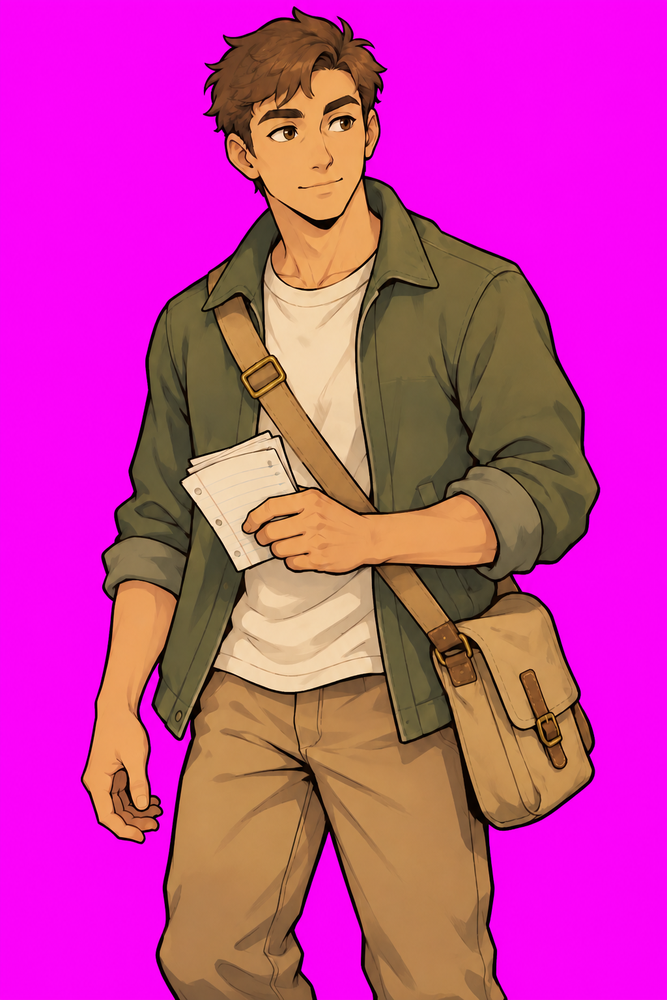
#> input picture art/source/campus/illustrated_v01/alex-matte.png, 667 x 1000 px, shrunk from 1024 x 1536 before the run; its folder holds only this picture in this run
$ python extract_alpha.py
#> lines starting #> are read from the running program, lines starting #| are printed output that depends on the picture; after the words box and inside, x2 and y2 are one past the last pixel; in counts of white or black regions, pixels touching at a corner belong together
"""Extract the authored magenta matte; retain source PNGs unchanged.

Run only after explicit approval for local image processing. Requires Pillow,
NumPy and SciPy (available in the repository .venv). Output is straight-alpha
RGBA with foreground colors reconstructed at antialiased boundaries.
"""
from pathlib import Path
import json

import numpy as np
from PIL import Image
from scipy.ndimage import distance_transform_edt

ROOT = Path(__file__).resolve().parents[4]
SOURCE = Path(__file__).resolve().parent
DEST = ROOT / "game/assets/novel/campus"
REPORT = ROOT / "docs/reviews/campus_art_2026-09-12/alpha-audit.json"


def extract(source: Path, destination: Path) -> dict:
    rgb = np.asarray(Image.open(source).convert("RGB"), dtype=np.float32) / 255.0
    # None of the authored costumes contains magenta. Fine ink lines remain
    # foreground; this also finds enclosed gaps around hands and loose curls.
    chroma = np.minimum(rgb[..., 0], rgb[..., 2]) - rgb[..., 1]
    opaque = chroma < 0.055
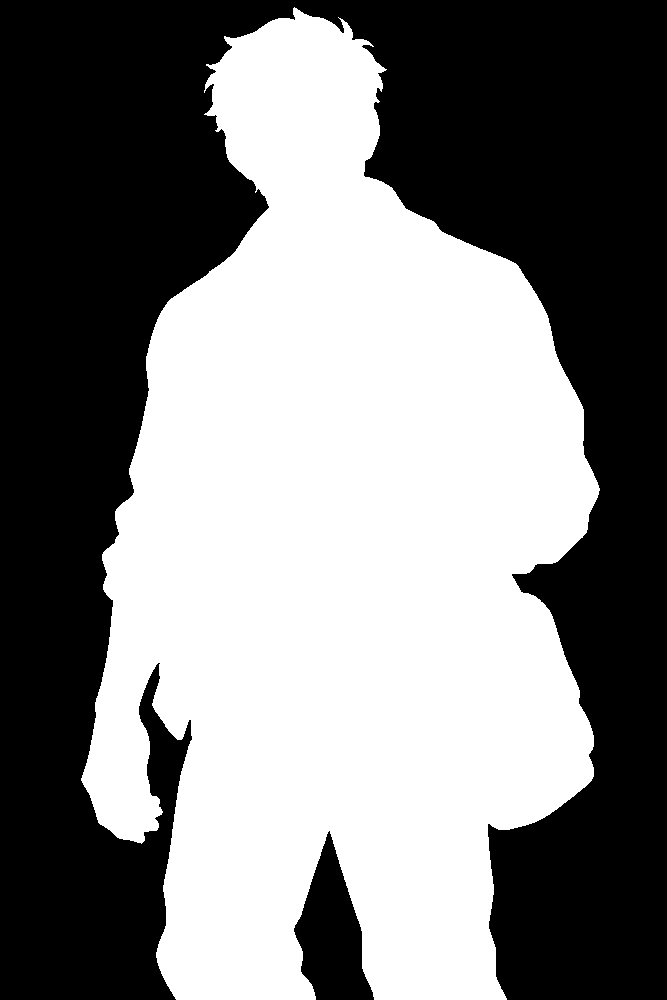
#> opaque: shape (1000, 667) bool; 50.4% white; 2 black regions, box (x1, y1, x2, y2) and area: (0, 0, 667, 1000) 323309, (294, 831, 374, 1000) 7513
    _, nearest = distance_transform_edt(~opaque, return_indices=True)
    foreground = rgb[nearest[0], nearest[1]]
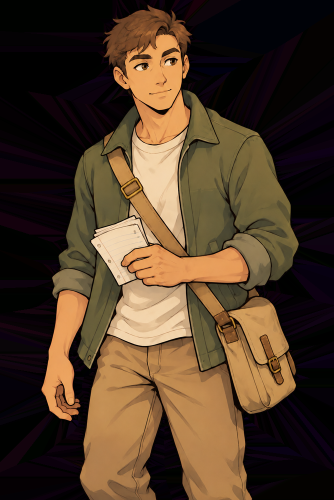
#> foreground: shape (1000, 667, 3) float32 (shown at 1/2 size); mean R, G, B 0.311, 0.232, 0.157
    key = np.array([1.0, 0.0, 1.0], dtype=np.float32)
    direction = foreground - key
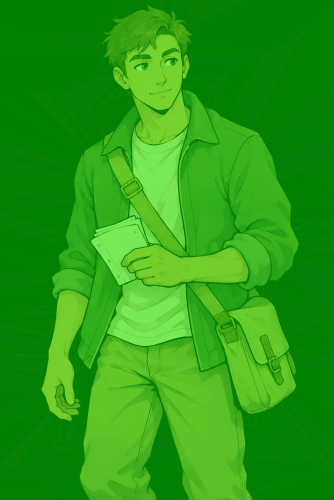
#> direction: shape (1000, 667, 3) float32 (shown at 1/2 size); mean R, G, B -0.688, 0.232, -0.843; drawn with min black and max white
    denominator = np.maximum(np.sum(direction * direction, axis=2), 1e-6)
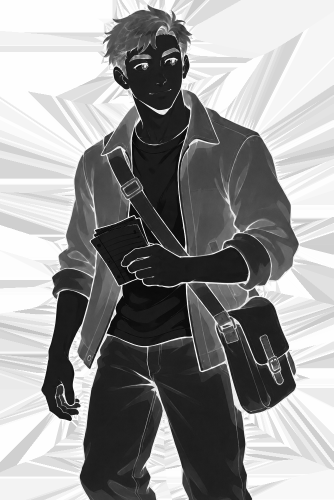
#> denominator: shape (1000, 667) float32 (shown at 1/2 size); min 0.656, max 2, mean 1.45; drawn with min black and max white
    alpha = np.clip(np.sum((rgb - key) * direction, axis=2) / denominator, 0, 1)
    alpha[opaque] = 1
    # Generated mattes contain slight compression/paint variation (corners are
    # around 240,13,238 rather than exact 255,0,255).
    alpha[chroma > 0.85] = 0
    alpha[alpha < 0.02] = 0
    safe_alpha = np.maximum(alpha, 0.02)[..., None]
    unmixed = np.clip((rgb - (1 - alpha[..., None]) * key) / safe_alpha, 0, 1)
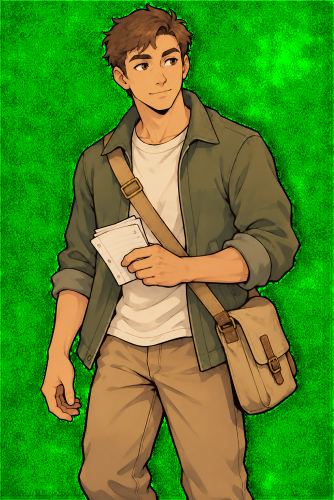
#> unmixed: shape (1000, 667, 3) float32 (shown at 1/2 size); mean R, G, B 0.301, 0.541, 0.146
    spill = (np.minimum(unmixed[..., 0], unmixed[..., 2]) - unmixed[..., 1] > 0.055) & ~opaque
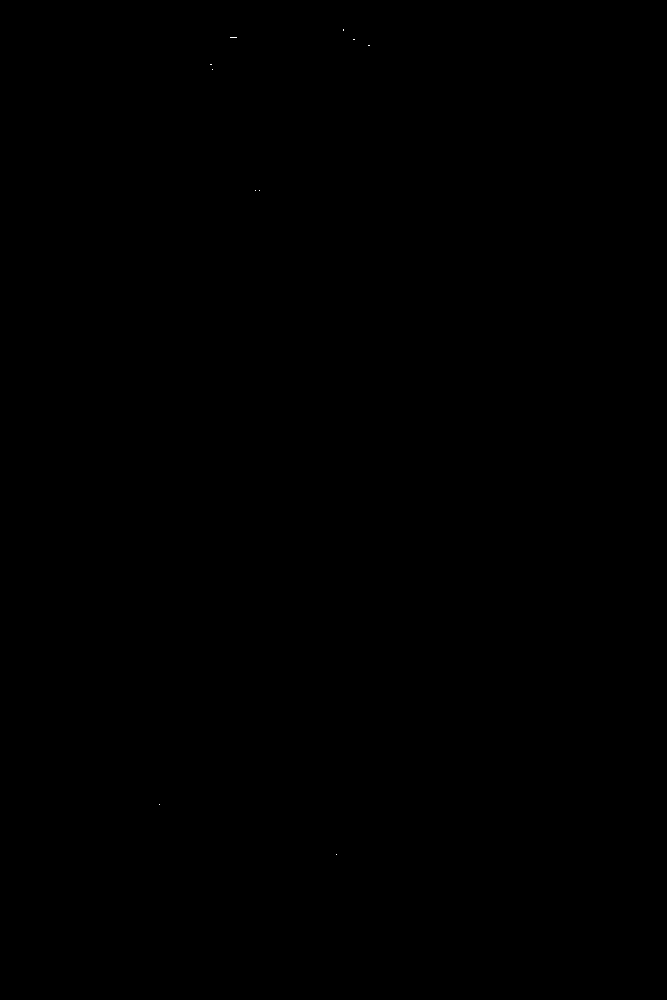
#> spill: shape (1000, 667) bool; 0% white in thin lines or dots, all inside (x1, y1, x2, y2) = (159, 29, 370, 855)
    unmixed[spill] = foreground[spill]
#> unmixed: shape (1000, 667, 3) float32; under 0.01% of pixels changed, all inside (x1, y1, x2, y2) = (159, 29, 370, 855)
    unmixed[alpha == 0] = 0
    rgba = np.dstack((unmixed, alpha))
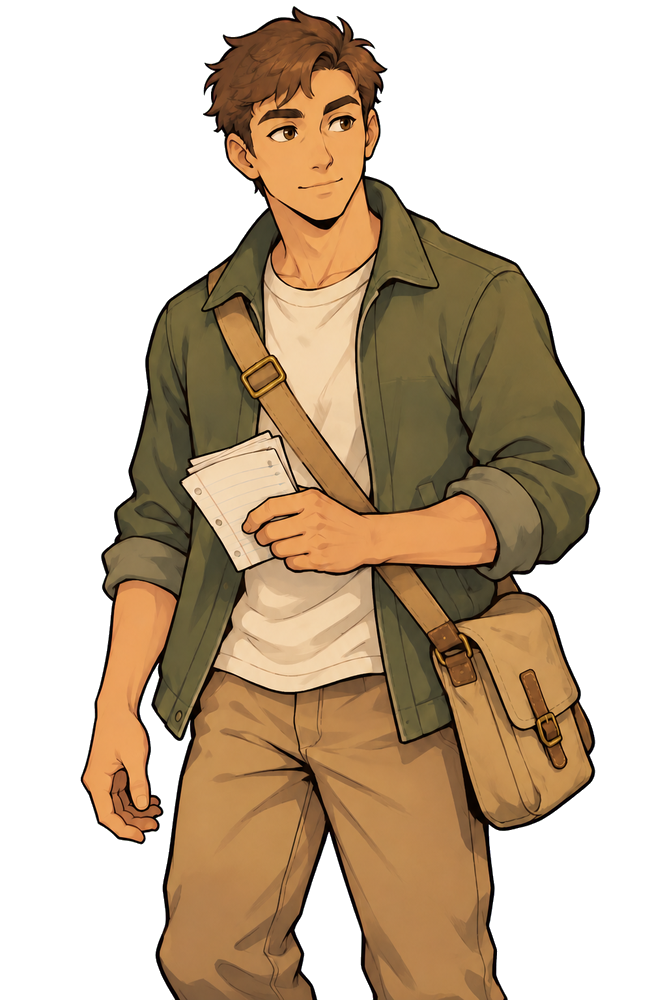
#> rgba: shape (1000, 667, 4) float32; mean R, G, B, A 0.301, 0.23, 0.146, 0.507; transparent parts drawn white
    result = Image.fromarray(np.round(rgba * 255).astype(np.uint8), "RGBA")
    destination.parent.mkdir(parents=True, exist_ok=True)
    result.save(destination)
    assert result.getpixel((0, 0))[3] == 0
    assert result.getpixel((result.width // 2, result.height // 2))[3] > 230
    return {
        "source": str(source.relative_to(ROOT)),
        "output": str(destination.relative_to(ROOT)),
        "size": list(result.size),
        "mode": result.mode,
        "transparent_pixels": int(np.sum(alpha == 0)),
        "opaque_pixels": int(np.sum(alpha == 1)),
        "edge_pixels": int(np.sum((alpha > 0) & (alpha < 1))),
        "visible_magenta_pixels": int(np.sum((alpha > 0.5) & (np.minimum(unmixed[..., 0], unmixed[..., 2]) - unmixed[..., 1] > 0.12))),
    }


if __name__ == "__main__":
    records = [extract(path, DEST / (path.stem.removesuffix("-matte") + ".png")) for path in sorted(SOURCE.glob("*-matte.png"))]
#> records = 1 item
#> (the run stopped early here; a loop or call above may not have finished)

$ run again, on art/source/campus/illustrated_v01/prof_chen-matte.png
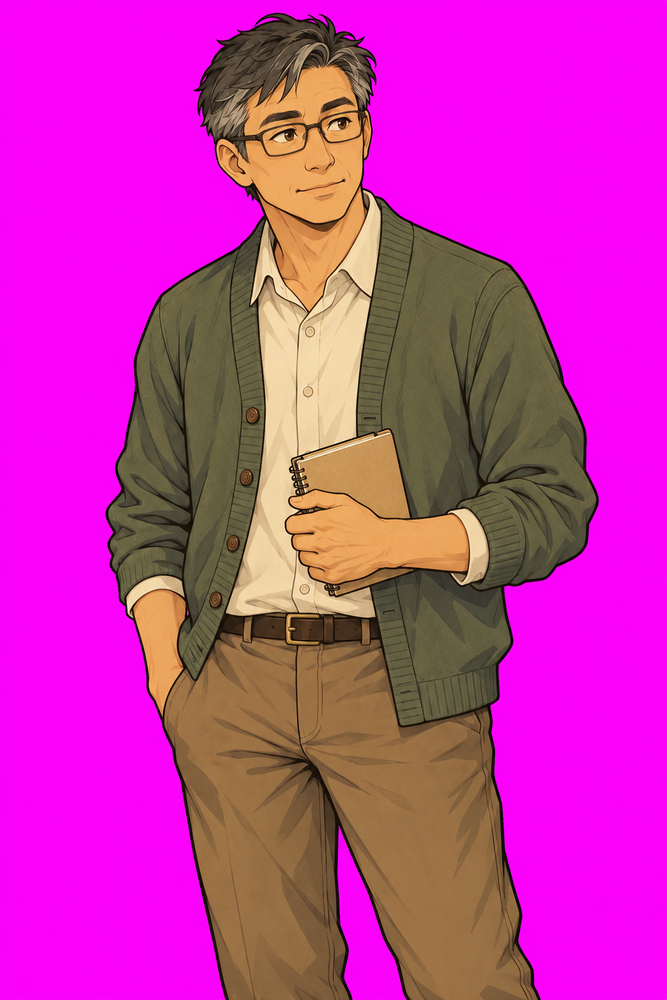
#> input picture art/source/campus/illustrated_v01/prof_chen-matte.png, 667 x 1000 px, shrunk from 1024 x 1536 before the run
#> in extract, `opaque = chroma < 0.055`:
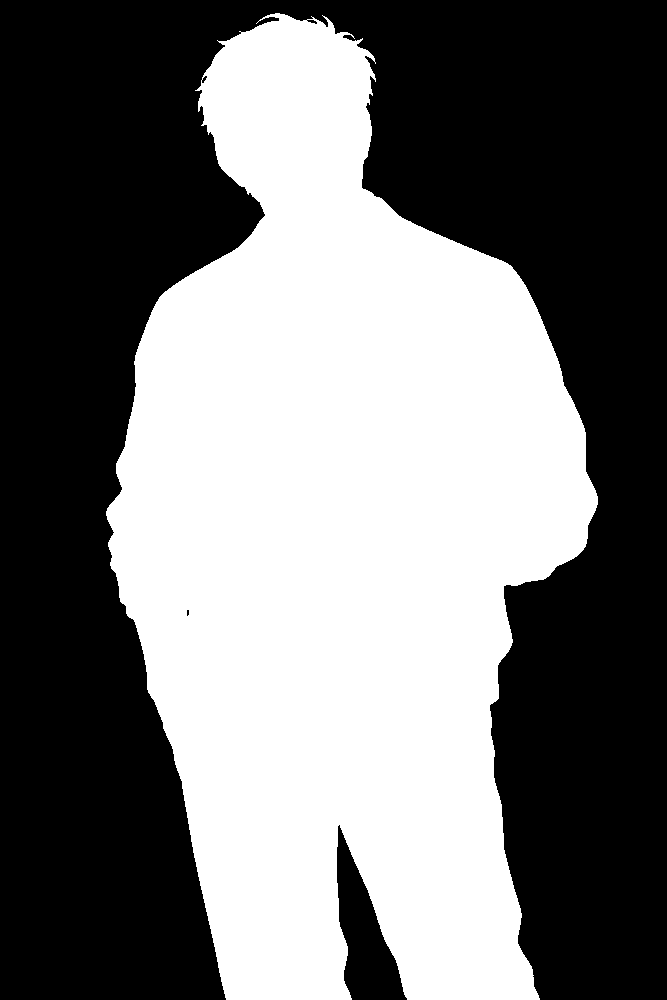
#> opaque: shape (1000, 667) bool; 46.4% white; 1 white region, box (x1, y1, x2, y2) and area: (106, 13, 598, 1000) 309215
#> spill: shape (1000, 667) bool; 0.01% white in thin lines or dots, all inside (x1, y1, x2, y2) = (125, 13, 545, 984)
#> in extract, `rgba = np.dstack((unmixed, alpha))`:
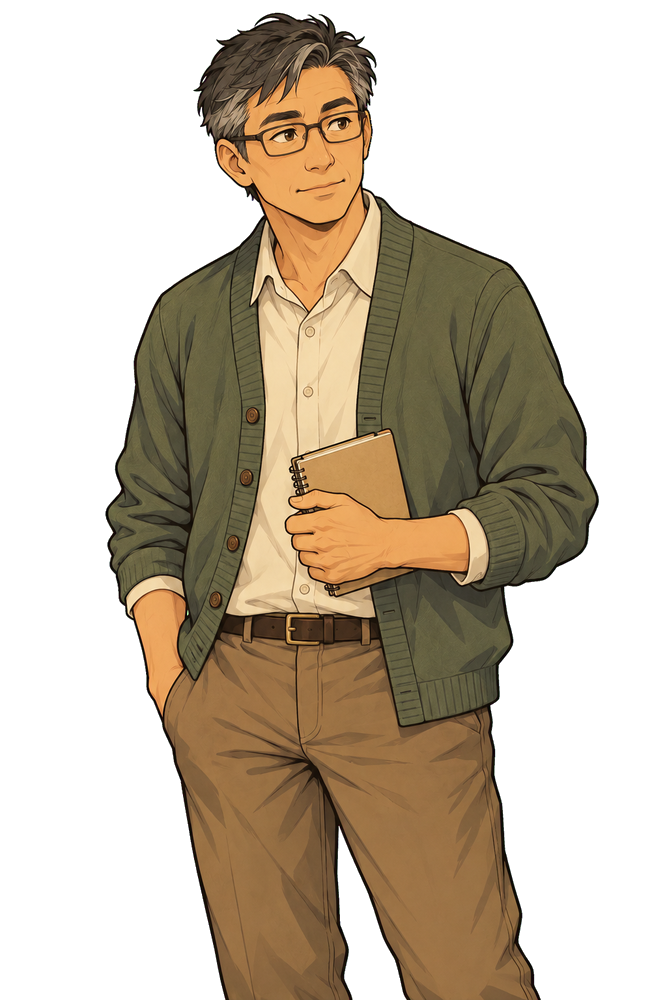
#> rgba: shape (1000, 667, 4) float32; mean R, G, B, A 0.247, 0.199, 0.131, 0.466; transparent parts drawn white
#> records = 1 item

$ run again, on art/source/campus/illustrated_v01/riley-matte.png
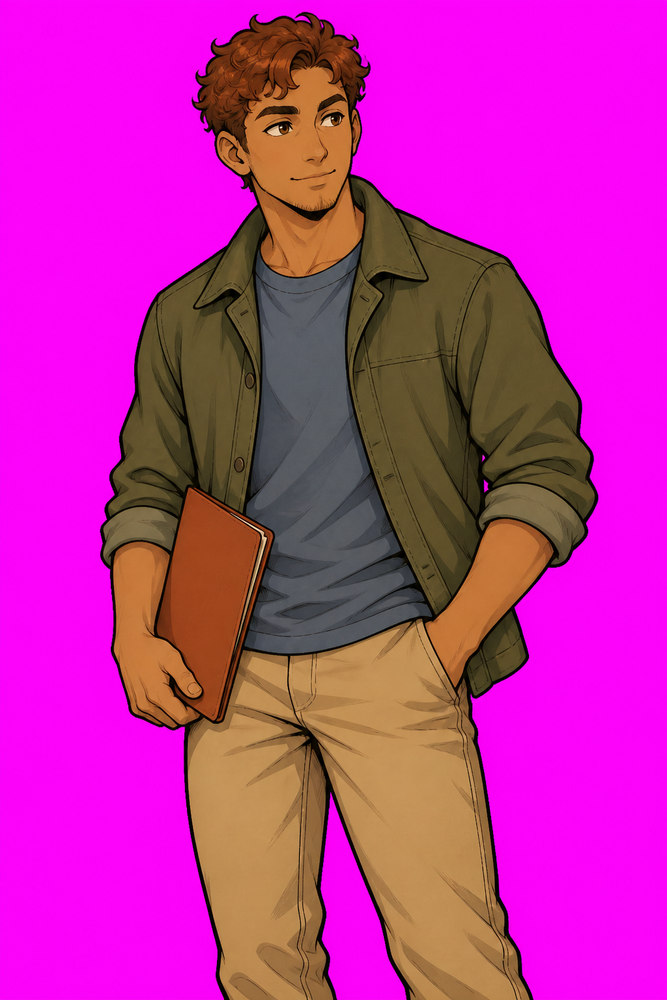
#> input picture art/source/campus/illustrated_v01/riley-matte.png, 667 x 1000 px, shrunk from 1024 x 1536 before the run
#> in extract, `opaque = chroma < 0.055`:
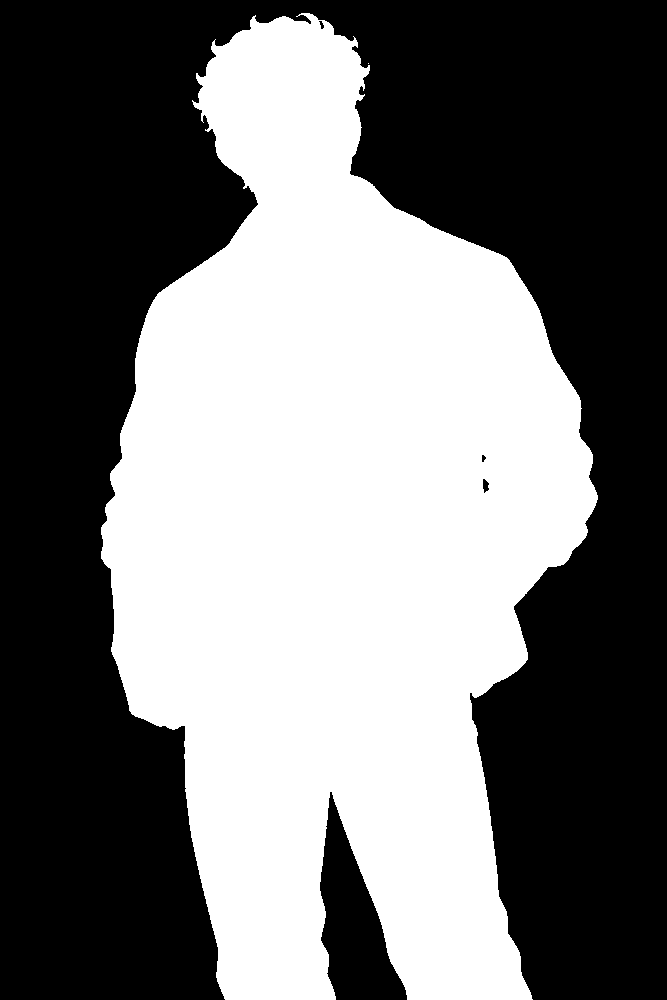
#> opaque: shape (1000, 667) bool; 46.1% white; 2 white regions (1 under 20 px), largest, box (x1, y1, x2, y2) and area: (101, 13, 598, 1000) 307161
#> spill: shape (1000, 667) bool; 0.01% white in thin lines or dots, all inside (x1, y1, x2, y2) = (117, 17, 386, 943)
#> in extract, `rgba = np.dstack((unmixed, alpha))`:
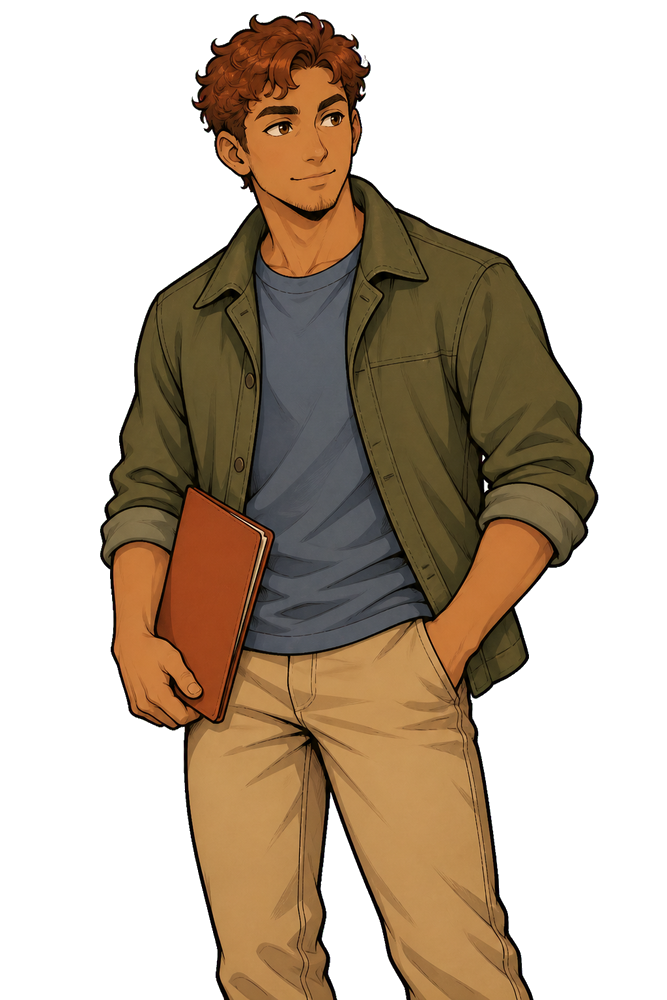
#> rgba: shape (1000, 667, 4) float32; mean R, G, B, A 0.221, 0.164, 0.1, 0.463; transparent parts drawn white
#> records = 1 item
